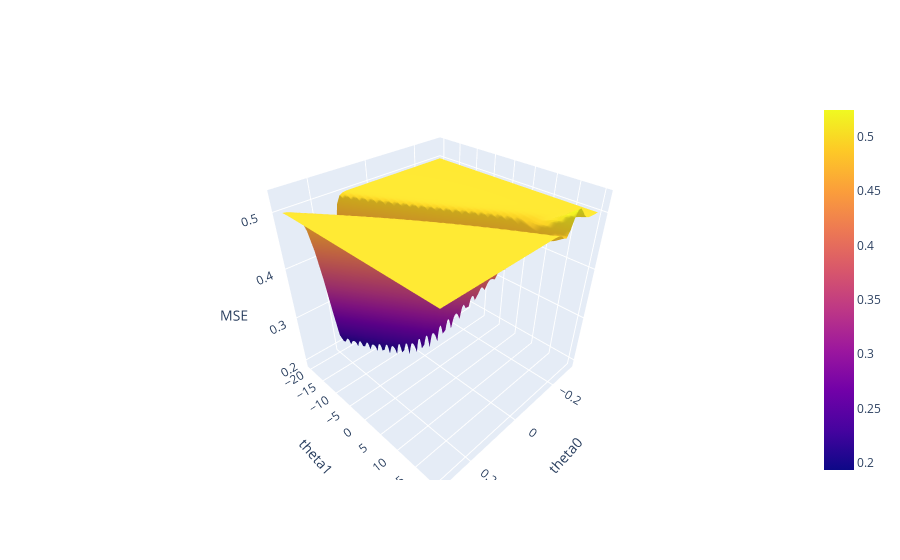

Notebook code cell kept with this figure:
### Markdown cell above
The MSE loss surface for logistic regression often contains large flat regions, which makes optimization unstable and slow (small gradients over wide areas).

### Code cell
import plotly.graph_objects as go

num_points = 50 # increase for better resolution, but it will run more slowly. 

if (num_points <= 100):

    uvalues = np.linspace(-0.3, 0.3, num_points)
    vvalues = np.linspace(-20, 20, num_points)
    (u,v) = np.meshgrid(uvalues, vvalues)
    thetas = np.vstack((u.flatten(),v.flatten()))

    MSE = np.array([mse_for_model_on_NBA_data(t) for t in thetas.T])

    loss_surface = go.Surface(x=u, y=v, z=np.reshape(MSE, u.shape))

    fig = go.Figure(data=[loss_surface])
    fig.update_layout(scene = dict(
        xaxis_title = "theta0",
        yaxis_title = "theta1",
        zaxis_title = "MSE"))
    fig.show()
else:
    print("Picking num points > 100 can be really slow. If you really want to try, edit the code above so that this if statement doesn't trigger.")

### Figure 1 — Plotly figure (JSON) as saved in the notebook; plotly's stock layout.template omitted (floating-point values rounded to 4 significant figures; data arrays with more than 128 entries replaced by an {"elided": "..."} marker saying what was removed)
{"data": [{"type": "surface", "x": {"elided": "50x50 float values"}, "y": {"elided": "50x50 float values"}, "z": {"elided": "50x50 float values"}}], "layout": {"scene": {"xaxis": {"title": {"text": "theta0"}}, "yaxis": {"title": {"text": "theta1"}}, "zaxis": {"title": {"text": "MSE"}}}}}
